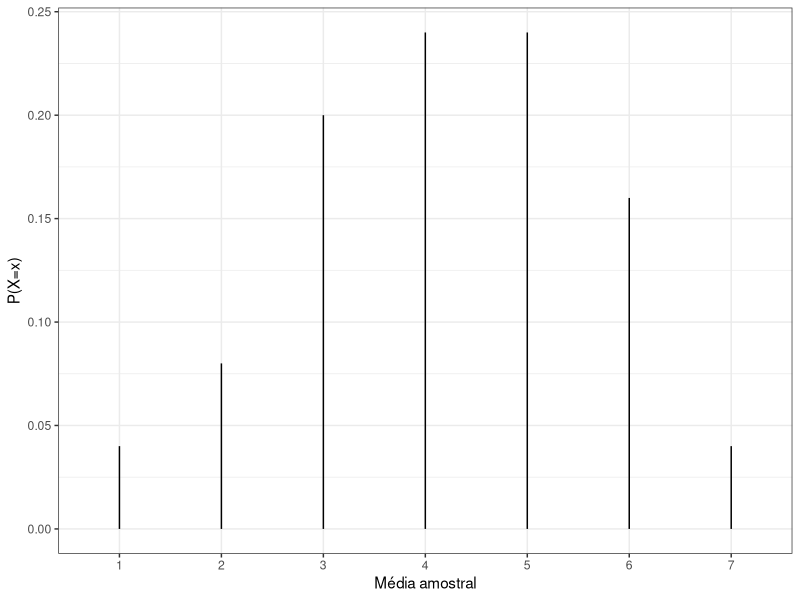

Write the R code that produced this figure.
## ---- chunk 1
require(ggplot2)
mx    <- c(1, 2, 3, 4, 5, 6, 7)
pmx   <-c(1/25, 2/25, 5/25, 6/25, 6/25, 4/25, 1/25)
dados <- data.frame(mx, pmx)
ggplot(data=dados, aes(x = factor(mx), ymin=0, ymax=pmx))+geom_linerange()+
  scale_x_discrete(breaks=1:7)+ylab("P(X=x)")+
  xlab("Média amostral") + theme_bw()
